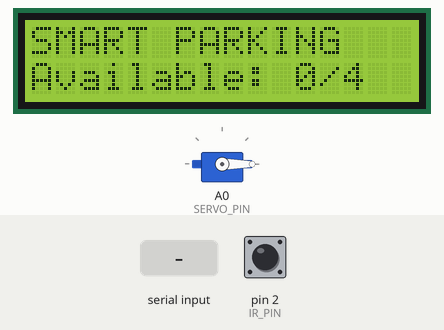
Bench run of a sketch on a simulated Arduino Uno, built with avr-gcc and run on an emulated ATmega328P. Shown: servo, 16×2 character LCD. The inputs (shaded band) are chosen by the test bench; at power-on: pin 2 (IR_PIN) LOW. EEPROM starts erased; what the sketch prints to the serial monitor is not drawn.

Above: at 1.5 s.
1.6 s: "A=3\n" received over the second serial link
At 2.8 s:
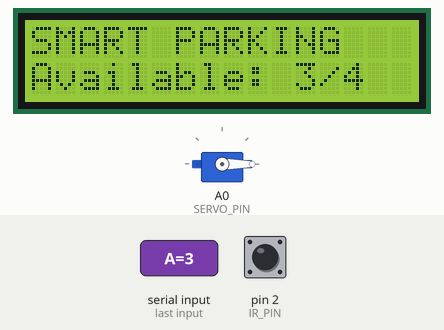
3.1 s: "A=90\n" received over the second serial link
At 3.9 s:
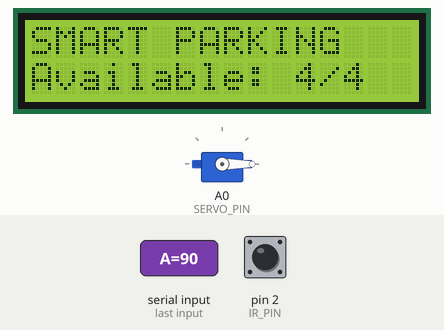
4.6 s: pin 2 (IR_PIN) pulsed HIGH 2 times (0.12 s each, 0.3 s apart)
At 5.0 s:
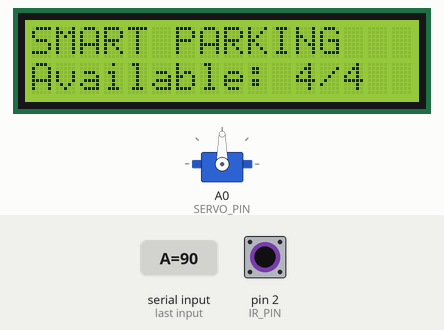
6.7 s: pin 2 (IR_PIN) driven HIGH
At 9.2 s:
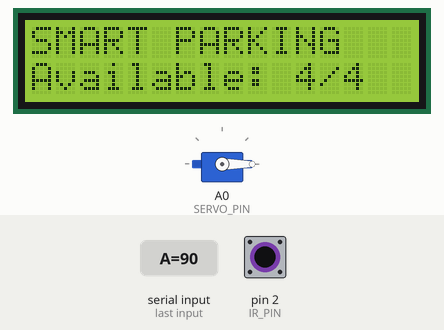
9.7 s: pin 2 (IR_PIN) driven LOW
At 10.4 s:
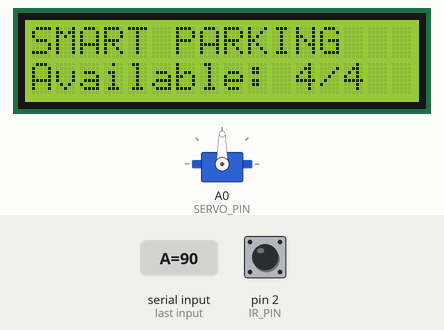
Timing chart, 0 to 12.2 s (numbered marks = the images above; inputs shaded):
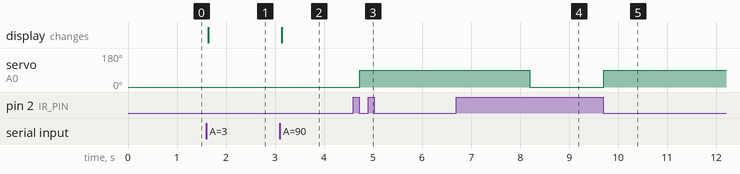

The sketch:

Arduino2.ino
```cpp
#include <Wire.h>
#include <LiquidCrystal_I2C.h>
#include <Servo.h>
#include <SoftwareSerial.h>
#include <EEPROM.h>
#include <avr/wdt.h>
#include <avr/interrupt.h>

// =====================================================
// ARDUINO 2: ระบบควบคุมไม้กั้นที่จอดรถ (SMART PARKING GATE CONTROLLER)
// หน้าที่:
// 1. รับจำนวนช่องว่างจาก Arduino 1
// 2. ตรวจจับรถด้วยเซนเซอร์ IR
// 3. ควบคุม Servo เปิด/ปิดไม้กั้น
// 4. แสดงจำนวนช่องว่างบนหน้าจอ LCD
// 5. ส่งสถานะไปยัง Raspberry Pi
// =====================================================

// กำหนดขาพิน (Pin Configuration)
const byte IR_PIN = 2;       // IR Sensor (ใช้ INT0)
const byte SERVO_PIN = A0;   // Servo Motor
const byte SOFT_RX = 10;     // SoftwareSerial RX (รับจาก Arduino 1 TX)
const byte SOFT_TX = 11;     // SoftwareSerial TX (ส่งไป Arduino 1 RX)

// อุปกรณ์และไลบรารี
LiquidCrystal_I2C lcd(0x27, 16, 2);
Servo gateServo;
SoftwareSerial arduinoSerial(SOFT_RX, SOFT_TX);

// ตัวแปรระบบ
int availableSlots = 0;                 // จำนวนช่องจอดว่าง
volatile bool irInterruptFlag = false;    // Flag แจ้งเตือนเมื่อเกิด Interrupt จาก IR
bool carAtIR = false;                   // สถานะว่ามีรถตรง IR หรือไม่
bool gateOpen = false;                  // สถานะไม้กั้น (true = เปิด)
unsigned long clearStart = 0;           // เวลาที่เริ่มตรวจว่ารถพ้นเซนเซอร์ IR แล้ว
const unsigned long CLOSE_DELAY = 1500; // เวลาหน่วงก่อนปิดไม้กั้นหลังรถพ้น (1.5 วินาที)

// ตัวแปรเวลาและสถานะ
volatile unsigned long systemMillis = 0;
unsigned long lastPiStatus = 0;
unsigned long lastDebug = 0;

// โครงสร้างข้อมูล EEPROM
struct EEPROMData {
  unsigned long magic;
  unsigned long bootCount;
  unsigned long irDetectionCount;
  unsigned long gateOpenCount;
  unsigned long gateCloseCount;
};

const unsigned long EEPROM_MAGIC = 0x12345678;
const int EEPROM_ADDRESS = 0;
EEPROMData eepromData;

// ประกาศฟังก์ชัน (Function Prototypes)
void irISR();
void setupTimer2();
void loadEEPROM();
void saveEEPROM();
void receiveArduino1();
void processIRInterrupt();
void updateGate();
void openGate();
void closeGate();
void updateLCD();
void sendPiStatus();
void printDebug();

// Timer2 Interrupt (ทำงานทุกๆ 1 ms)
ISR(TIMER2_COMPA_vect) {
  systemMillis++;
}

// External Interrupt จากเซนเซอร์ IR (พิน D2)
void irISR() {
  irInterruptFlag = true;
}

// ตั้งค่า Hardware Timer2 (สร้างฐานเวลา 1 ms)
void setupTimer2() {
  cli();
  TCCR2A = 0;
  TCCR2A |= (1 << WGM21);             // โหมด CTC
  TCCR2B = 0;
  TCCR2B |= (1 << CS22);              // Prescaler 64
  OCR2A = 249;                        // 1 ms ที่ความถี่ 16MHz
  TIMSK2 |= (1 << OCIE2A);            // เปิดใช้งาน Interrupt Compare Match A
  sei();
}

// โหลดข้อมูลจาก EEPROM
void loadEEPROM() {
  EEPROM.get(EEPROM_ADDRESS, eepromData);
  if (eepromData.magic != EEPROM_MAGIC) {
    eepromData.magic = EEPROM_MAGIC;
    eepromData.bootCount = 0;
    eepromData.irDetectionCount = 0;
    eepromData.gateOpenCount = 0;
    eepromData.gateCloseCount = 0;
    EEPROM.put(EEPROM_ADDRESS, eepromData);
  }
  eepromData.bootCount++;
  EEPROM.put(EEPROM_ADDRESS, eepromData);
}

// บันทึกข้อมูลลง EEPROM
void saveEEPROM() {
  EEPROM.put(EEPROM_ADDRESS, eepromData);
}

void setup() {
  // เปิดใช้งาน Watchdog Timer (รีเซ็ตตัวเองหากค้างเกิน 2 วินาที)
  wdt_enable(WDTO_2S);

  Serial.begin(9600);
  arduinoSerial.begin(9600);

  pinMode(IR_PIN, INPUT);
  // ตั้งค่า Interrupt ตรวจจับทั้งขอบขึ้นและขอบลง (CHANGE)
  attachInterrupt(digitalPinToInterrupt(IR_PIN), irISR, CHANGE);

  gateServo.attach(SERVO_PIN);
  gateServo.write(0); // เริ่มต้นปิดไม้กั้น
  gateOpen = false;

  lcd.init();
  lcd.backlight();
  lcd.setCursor(0, 0); lcd.print("SMART PARKING");
  lcd.setCursor(0, 1); lcd.print("Available: 0/4");

  loadEEPROM();
  setupTimer2();

  Serial.println();
  Serial.println("==============================");
  Serial.println("ARDUINO 2 START");
  Serial.println("==============================");
  Serial.println("IR Pin      : D2");
  Serial.println("Servo Pin   : A0");
  Serial.println("Soft RX     : D10");
  Serial.println("Soft TX     : D11");
  Serial.println("LCD         : I2C 0x27");
  Serial.println("==============================");

  updateLCD();
}

void loop() {
  wdt_reset(); // เคลียร์ Watchdog Timer

  receiveArduino1();      // รับข้อมูลจำนวนช่องว่างจาก Arduino 1
  processIRInterrupt();  // ประมวลผล Interrupt จาก IR
  updateGate();          // ควบคุมการเปิด/ปิดไม้กั้น

  // ส่งสถานะไป Raspberry Pi ทุกๆ 500 ms
  if (millis() - lastPiStatus >= 500) {
    lastPiStatus = millis();
    sendPiStatus();
  }

  // แสดงผล Debug ทุกๆ 1 วินาที
  if (millis() - lastDebug >= 1000) {
    lastDebug = millis();
    printDebug();
  }
}

// รับข้อมูลจาก Arduino 1 (รูปแบบ เช่น "A=3")
void receiveArduino1() {
  if (!arduinoSerial.available()) return;

  String data = arduinoSerial.readStringUntil('\n');
  data.trim();

  if (data.startsWith("A=")) {
    int newAvailable = data.substring(2).toInt();
    if (newAvailable < 0) newAvailable = 0;
    if (newAvailable > 4) newAvailable = 4;

    // อัปเดต LCD เฉพาะเมื่อจำนวนช่องจอดเปลี่ยนเท่านั้น
    if (newAvailable != availableSlots) {
      availableSlots = newAvailable;
      updateLCD();
    }
  }
}

// ประมวลผลเหตุการณ์จากเซนเซอร์ IR
void processIRInterrupt() {
  if (!irInterruptFlag) return;
  irInterruptFlag = false;

  bool currentCarState = (digitalRead(IR_PIN) == LOW); // LOW = มีวัตถุ/รถบัง

  // กรณีรถเพิ่งมาถึง IR
  if (currentCarState && !carAtIR) {
    carAtIR = true;
    eepromData.irDetectionCount++;
    saveEEPROM();
    Serial.println("IR: CAR DETECTED");
  }
  // กรณีกำลังขับผ่านพ้น IR ไปแล้ว
  else if (!currentCarState && carAtIR) {
    carAtIR = false;
    clearStart = millis();
    Serial.println("IR: CAR CLEARED");
  }
}

// ควบคุมตรรกะไม้กั้น
void updateGate() {
  if (carAtIR) {
    if (!gateOpen) openGate();
    clearStart = 0;
  } else {
    if (gateOpen) {
      if (clearStart == 0) clearStart = millis();
      // เมื่อรถพ้นเซนเซอร์ครบตามเวลาหน่วง ให้ปิดไม้กั้น
      if (millis() - clearStart >= CLOSE_DELAY) {
        closeGate();
      }
    }
  }
}

// คำสั่งเปิดไม้กั้น
void openGate() {
  if (gateOpen) return;

  gateServo.write(90);
  gateOpen = true;

  eepromData.gateOpenCount++;
  saveEEPROM();

  Serial.println("GATE: OPEN");
  Serial.println("A2,EVENT,GATE_OPEN");
}

// คำสั่งปิดไม้กั้น
void closeGate() {
  if (!gateOpen) return;

  gateServo.write(0);
  gateOpen = false;
  clearStart = 0;

  eepromData.gateCloseCount++;
  saveEEPROM();

  Serial.println("GATE: CLOSE");
  Serial.println("A2,EVENT,GATE_CLOSE");
}

// อัปเดตการแสดงผลบนหน้าจอ LCD (อัปเดตเฉพาะเมื่อมีการเปลี่ยนแปลง)
void updateLCD() {
  static int lastAvailableSlots = -1;
  static bool firstDisplay = true;

  if (!firstDisplay && lastAvailableSlots == availableSlots) return;

  firstDisplay = false;
  lastAvailableSlots = availableSlots;

  lcd.setCursor(0, 0);
  lcd.print("SMART PARKING   ");
  lcd.setCursor(0, 1);
  lcd.print("Available: ");
  lcd.print(availableSlots);
  lcd.print("/4   ");
}

// ส่งสถานะแบบโครงสร้างข้อมูลไป Raspberry Pi
void sendPiStatus() {
  Serial.print("A2,STATUS");
  Serial.print(",IR="); Serial.print(carAtIR ? 1 : 0);
  Serial.print(",GATE="); Serial.print(gateOpen ? "OPEN" : "CLOSED");
  Serial.print(",A="); Serial.print(availableSlots);
  Serial.print(",IRC="); Serial.print(eepromData.irDetectionCount);
  Serial.print(",OPEN="); Serial.print(eepromData.gateOpenCount);
  Serial.print(",CLOSE="); Serial.println(eepromData.gateCloseCount);
}

// แสดงข้อมูลเพื่อการตรวจสอบ (Debug)
void printDebug() {
  Serial.print("IR="); Serial.print(carAtIR ? "CAR" : "CLEAR");
  Serial.print(" | GATE="); Serial.print(gateOpen ? "OPEN" : "CLOSED");
  Serial.print(" | AVAILABLE="); Serial.print(availableSlots);
  Serial.print(" | IRC="); Serial.print(eepromData.irDetectionCount);
  Serial.print(" | OPEN="); Serial.print(eepromData.gateOpenCount);
  Serial.print(" | CLOSE="); Serial.print(eepromData.gateCloseCount);
  Serial.print(" | BOOT="); Serial.println(eepromData.bootCount);
}
```

Measured:
- after the input at 1.6 s, the display: changes at once (image 1)
- after the input at 3.1 s, the display: changes at once (image 2)
- after the input at 4.6 s, servo on A0 (SERVO_PIN): 0° → 90° after 0.12 s
- after the input at 6.7 s, servo on A0 (SERVO_PIN): 90° → 0° after 1.5 s
- after the input at 9.7 s, servo on A0 (SERVO_PIN): 0° → 90° at once
